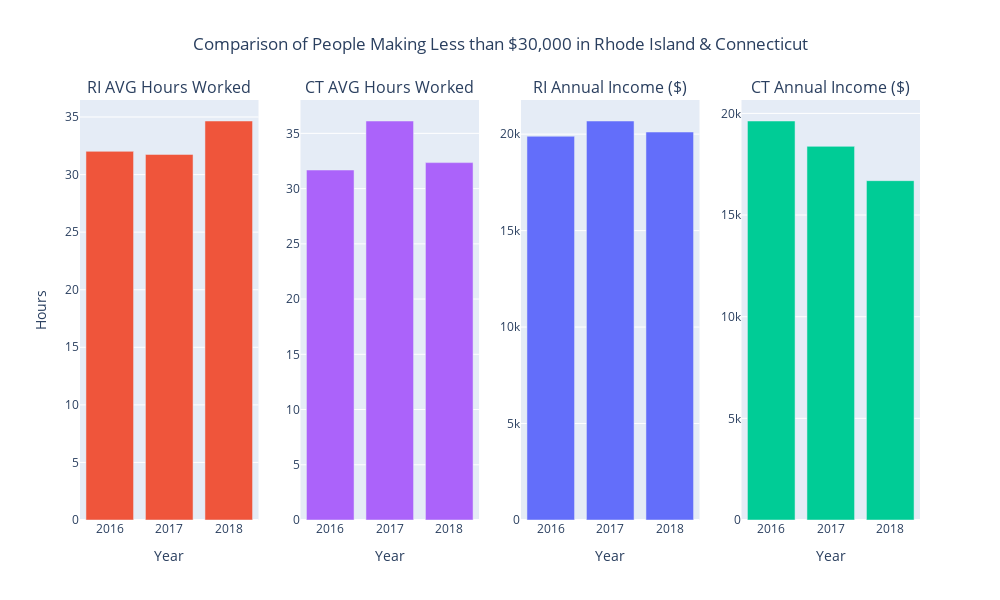

Here is the notebook cell this chart was saved with:
### Code cell
from plotly.subplots import make_subplots
import plotly.graph_objects as go
fig10 = make_subplots(rows=1, cols=4, subplot_titles = ['RI AVG Hours Worked', "CT AVG Hours Worked", 'RI Annual Income ($)', 'CT Annual Income ($)', ])
fig10.add_trace(go.Bar(x=df13["YEAR"],y=df13["HHINCOME"]), row=1, col=3)
fig10.add_trace(go.Bar(x=df13["YEAR"],y=df13["UHRSWORKT"]), row=1, col=1)
fig10.add_trace(go.Bar(x=df10["YEAR"],y=df10["HHINCOME"]), row=1, col=4)
fig10.add_trace(go.Bar(x=df10["YEAR"],y=df10["UHRSWORKT"]), row=1, col=2)
fig10.update_layout(xaxis_title='Year', xaxis2_title='Year', xaxis3_title='Year', xaxis4_title='Year', yaxis1_title='Hours')
fig10.update_layout(xaxis={'nticks': 4}, xaxis2={'nticks': 4},xaxis3={'nticks': 4}, xaxis4={'nticks': 4})
fig10.update_layout(height=600, width=1000, title_text="Comparison of People Making Less than $30,000 in Rhode Island & Connecticut", title_x=0.5, showlegend=False)
fig10.show()

### Figure 1 — Plotly figure (JSON) as saved in the notebook; plotly's stock layout.template omitted (floating-point values rounded to 4 significant figures)
{"data": [{"type": "bar", "x": [2016, 2017, 2018], "xaxis": "x3", "y": [19890.0, 20680.0, 20110.0], "yaxis": "y3"}, {"type": "bar", "x": [2016, 2017, 2018], "xaxis": "x", "y": [32.02, 31.75, 34.65], "yaxis": "y"}, {"type": "bar", "x": [2016, 2017, 2018], "xaxis": "x4", "y": [19630.0, 18380.0, 16690.0], "yaxis": "y4"}, {"type": "bar", "x": [2016, 2017, 2018], "xaxis": "x2", "y": [31.68, 36.12, 32.35], "yaxis": "y2"}], "layout": {"annotations": [{"font": {"size": 16}, "showarrow": false, "text": "RI AVG Hours Worked", "x": 0.1062, "xanchor": "center", "xref": "paper", "y": 1, "yanchor": "bottom", "yref": "paper"}, {"font": {"size": 16}, "showarrow": false, "text": "CT AVG Hours Worked", "x": 0.3688, "xanchor": "center", "xref": "paper", "y": 1, "yanchor": "bottom", "yref": "paper"}, {"font": {"size": 16}, "showarrow": false, "text": "RI Annual Income ($)", "x": 0.6313, "xanchor": "center", "xref": "paper", "y": 1, "yanchor": "bottom", "yref": "paper"}, {"font": {"size": 16}, "showarrow": false, "text": "CT Annual Income ($)", "x": 0.8938, "xanchor": "center", "xref": "paper", "y": 1, "yanchor": "bottom", "yref": "paper"}], "height": 600, "showlegend": false, "title": {"text": "Comparison of People Making Less than $30,000 in Rhode Island & Connecticut", "x": 0.5}, "width": 1000, "xaxis": {"anchor": "y", "domain": [0, 0.2125], "nticks": 4, "title": {"text": "Year"}}, "xaxis2": {"anchor": "y2", "domain": [0.2625, 0.475], "nticks": 4, "title": {"text": "Year"}}, "xaxis3": {"anchor": "y3", "domain": [0.525, 0.7375], "nticks": 4, "title": {"text": "Year"}}, "xaxis4": {"anchor": "y4", "domain": [0.7875, 1], "nticks": 4, "title": {"text": "Year"}}, "yaxis": {"anchor": "x", "domain": [0, 1], "title": {"text": "Hours"}}, "yaxis2": {"anchor": "x2", "domain": [0, 1]}, "yaxis3": {"anchor": "x3", "domain": [0, 1]}, "yaxis4": {"anchor": "x4", "domain": [0, 1]}}}
